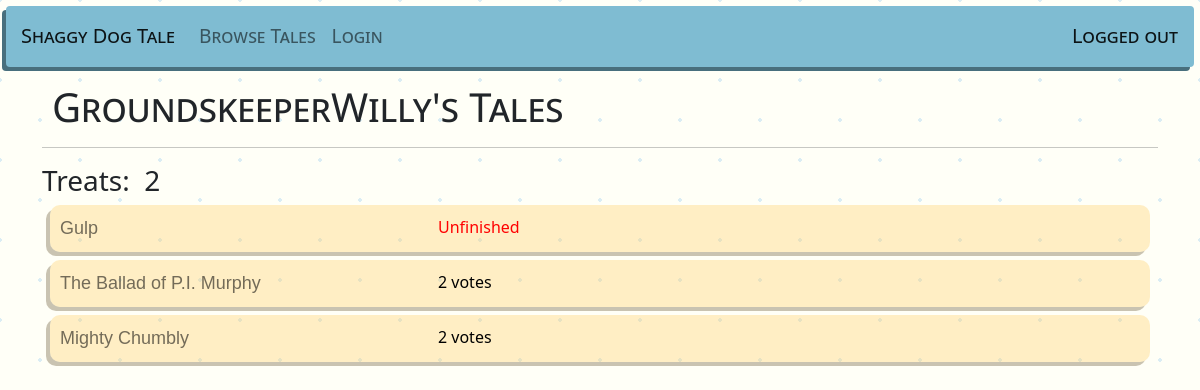
/shaggydogtale/contributed/11, run on the app's committed database.
### shaggydogtale/models.py (models this page shows, shortened)
class Contribution(models.Model):
    user = models.ForeignKey(User, related_name='contributions', on_delete=models.CASCADE)
    story = models.ForeignKey(Story, related_name='contributions', on_delete=models.CASCADE)
    section = models.CharField(max_length=1) # b = beginning, m = middle, e = end

class Story(models.Model):
    title = models.CharField(max_length=100)
    beginning = models.TextField(max_length=2000)
    middle = models.TextField(max_length=2000)
    end = models.TextField(max_length=2000)

### shaggydogtale/views.py (the view)
# urls.py: path('contributed', views.Contributed, name="contributed"),
def Contributed(request, user_id=None):
    title = None
    if user_id == None:
        contributions = Contribution.objects.filter(user = request.user)
        title = 'Your Tales'
    else:
        user = User.objects.get(id=user_id)
        contributions = Contribution.objects.filter(user = user)
        title = f'{user.username}\'s Tales'
    rating = 0
    for contribution in contributions.all():
        for vote in contribution.story.votes.all():
            rating += vote.vote
    context = {
        'title': title,
        'contributions': contributions,
        'rating': rating
    }
    return render(request, 'shaggydogtale/contributed.html', context)

### shaggydogtale/templates/shaggydogtale/contributed.html
{% extends 'shaggydogtale/base.html' %}
{% block body %}
<div class="container">
    <div class="row">
        <div class="col">
            <h1 class="page-title">{{title}}</h1>
            <hr>
            <h3>Treats:&nbsp;<img src="https://cdn-icons-png.flaticon.com/512/5793/5793514.png" alt="" width="25px"> {{rating}}</h3>
                {% for contribution in contributions %}<div class="story-item">
                    <div class="col">
                        <a class="story" href="{% url 'shaggydogtale:view' contribution.story.id %}">{{contribution.story.title}}</a>
                    </div>
                    <div class="col">
                        {% if contribution.story.contributions.count < 3 %}
                            <div style="color: red">Unfinished</div>
                        {% else %}
                            {{contribution.story.votes.count}} votes
                        {% endif %}
                    </div>
                </div>
                {% endfor %}
        </div>
    </div>
</div>
{% endblock body %}

### shaggydogtale/static/shaggydogtale/style.css (style rules this page uses)
a.story:link { color:#0000008C; font-family: Verdana, Geneva, Tahoma, sans-serif; font-weight: 500; font-size: large; text-decoration:none; }
.page-title { font-family:'Segoe UI', Tahoma, Geneva, Verdana, sans-serif; font-weight:400; font-variant: small-caps; text-rendering:geometricPrecision; margin: 10px; }
.story-item { background-color: #ffca5953; margin: 8px; padding: 10px; box-shadow: -4px 4px #5a472053; border-radius: 10px; color: black; font-family: 'Segoe UI', Tahoma, Geneva, Verdana, sans-serif; display: grid; grid-template-columns: 35% 65%; }
.background { background-color: #fffff7; opacity: 1; background-image: radial-gradient(#dbedf4 2px, transparent 2px), radial-gradient(#dbedf4 2px, #fffff7 2px); background-size: 80px 80px; background-position: 0 0,40px 40px; }

### data on the page
Contribution: story "Gulp", shows "Unfinished"
Contribution: story "The Ballad of P.I. Murphy", story.votes.count "2"
Contribution: story "Mighty Chumbly", story.votes.count "2"

### other printed values
{{ title }} "GroundskeeperWilly's Tales"
{{ rating }} "2"
